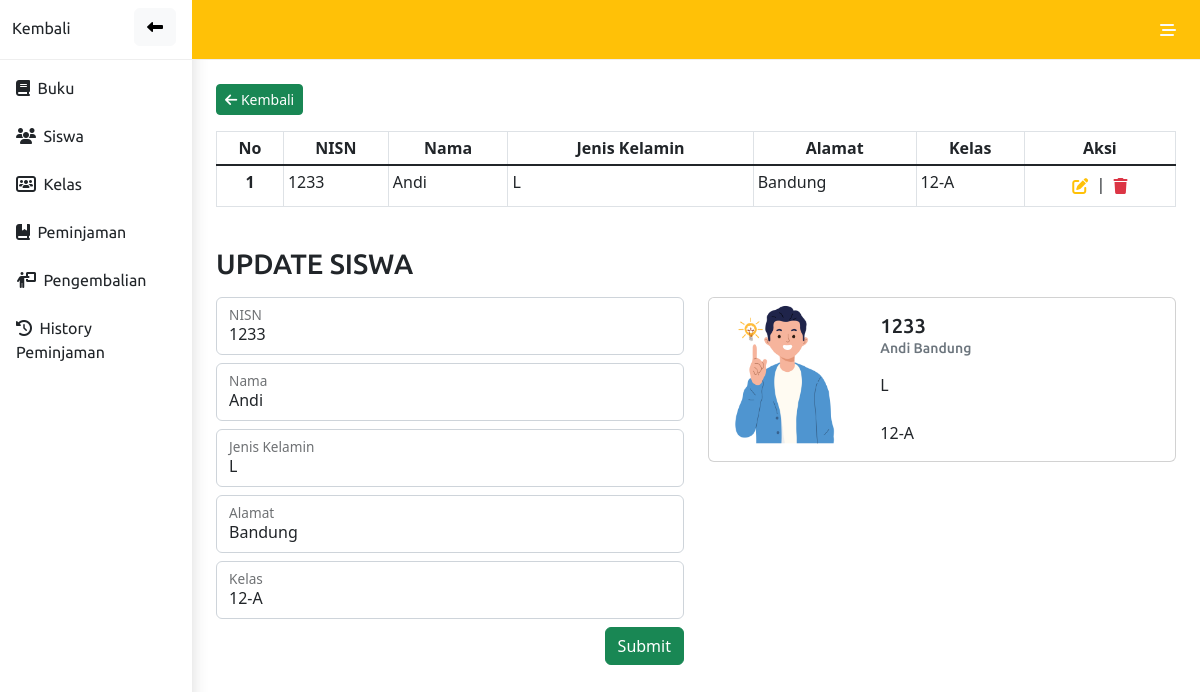
The page /admin/edit_siswa.php?nis=1233 on the database its author committed.
### tables this page shows
CREATE TABLE `siswa` (
  `nis` int(11) NOT NULL,
  `nama` varchar(100) NOT NULL,
  `jenis_kelamin` enum('L','P') NOT NULL,
  `alamat` varchar(255) NOT NULL,
  `id_kelas` int(2) NOT NULL
);

CREATE TABLE `kelas` (
  `id_kelas` int(2) NOT NULL,
  `nama_kelas` varchar(50) NOT NULL
);

### config.php (called while the page is built, shortened)
<?php
$conn = mysqli_connect("localhost", "root", "", "perpus10");
function read($col, $tabel, $condisi){
    global $conn;
    $tampil = mysqli_query($conn, "SELECT $col FROM $tabel $condisi");
    return $tampil;
}
 ?>

### admin/edit_siswa.php (the view, shortened to what this page needs)
<?php
include '../config.php';
?>
<!DOCTYPE html>
<html lang="en">
<head>
    <link rel="stylesheet" type="text/css" href="https://cdn.datatables.net/1.12.1/css/jquery.dataTables.css">
</head>
<body>
    <?php include 'nav.php'?>
        <div class="container">
            <div class="container pt-4 m-auto">
                <a class="btn btn-sm btn-success mb-3" href="siswa.php"><i class="fa-solid fa-arrow-left"></i> Kembali</a>
                <table class="table table-sm table-hover table-bordered">
                    <thead class="text-center">
                        <tr>
                            <th>No</th>
                            <th>NISN</th>
                            <th>Nama</th>
                            <th>Jenis Kelamin</th>
                            <th>Alamat</th>
                            <th>Kelas</th>
                            <th>Aksi</th>
                        </tr>
                    </thead>
                    <tbody class="table-group-divider">
                        <?php
                            $no=0;
                            $nis = $_GET['nis'];
                            $siswa = read('s.nis, s.nama, s.jenis_kelamin, s.alamat, k.nama_kelas', 'siswa s JOIN kelas k ON s.id_kelas = k.id_kelas', "WHERE nis='$nis'");
                                    while($data = mysqli_fetch_assoc($siswa)){
                                    $no++;
                        ?>
                        <tr>
                            <th class="text-center" scope="row"><?=$no?></th>
                            <td><?=$data['nis']?></td>
                            <td><?=$data['nama']?></td>
                            <td><?=$data['jenis_kelamin']?></td>
                            <td><?=$data['alamat']?></td>
                            <td><?=$data['nama_kelas']?></td>
                            <td class="text text-center">
                                <button class="btn btn-polos p-1">
                                    <a class="text-warning" href="edit_siswa.php?id_buku=<?= $data['nis']; ?>">
                                        <i class="fa-solid fa-pen-to-square"></i>
                                    </a>
                                </button> |
                                <button class="btn btn-polos p-1">
                                    <a class="text-danger" href="hapus.php?nis=<?= $data['nis']; ?>"><i class="fa-solid fa-trash"></i></a>
                                </button>
                            </td>
                        </tr>
                        <?php
                            }
                        ?>
                    </tbody>
                </table>
                <div class="row">
                    <h3 class="text-start font mt-4 mb-3">UPDATE SISWA</h3>
                    <div class="col-md-6 col-12">
                        <?php
                        $nis = $_GET['nis'];
                        $siswa = read('s.nis, s.nama, s.jenis_kelamin, s.alamat, k.nama_kelas', 'siswa s JOIN kelas k ON s.id_kelas = k.id_kelas', "WHERE nis='$nis'");
                        while($editsiswa = mysqli_fetch_assoc($siswa)){
                        ?>
                        <form method="POST" enctype="multipart/form-data">
                            <div class="form-floating mb-2">
                                <input type="text" class="form-control" name="nis" id="nis" oninput="document.getElementById('tnis').innerHTML =  document.getElementById('nis').value" placeholder="nis" value="<?=$editsiswa['nis']?>">
                                <label>NISN</label>
                            </div>
                            <div class="form-floating mb-2">
                                <input type="text" class="form-control" name="nama" id="nama" oninput="document.getElementById('tnama').innerHTML =  document.getElementById('nama').value" placeholder="nama" value="<?=$editsiswa['nama']?>">
                                <label>Nama</label>
                            </div>
                            <div class="form-floating mb-2">
                                <select class="form-control text-start" name="kelamin">
                                    <?php
                                    echo "<option value=$editsiswa[jenis_kelamin]>$editsiswa[jenis_kelamin]</option>";
                                    ?>
                                </select>
                                <label>Jenis Kelamin</label>
                            </div>
                            <div class="form-floating mb-2">
                                <input type="text" class="form-control" name="alamat" id="alamat" oninput="document.getElementById('talamat').innerHTML =  document.getElementById('alamat').value" placeholder="alamat" value="<?=$editsiswa['alamat']?>">
                                <label>Alamat</label>
                            </div>
                            <div class="form-floating mb-2">
                                    <select class="form-control text-start" name="kelas">
                                        <?php
                                        echo "<option value=$editsiswa[nama_kelas]>$editsiswa[nama_kelas]</option>";
                                        ?>
                                    </select>
                                <label>Kelas</label>
                            </div>
                            <div class="d-flex justify-content-end">
                                <input class="btn btn-success" type="submit" name="update" value="Submit">
                            </div>
                        </form>
                    </div>
                    <div class="col-md-6 col-12">
                    <div class="card mb-3" style="max-width: 540px;">
                        <div class="row g-0">
                            <div class="col-md-4">
                            <img id="foto" src="../assets/img/person.jpg" class="img-fluid rounded-start" alt="">
                            </div>
                            <div class="col-md-8">
                            <div class="card-body">
                                <h5 class="font card-title mb-0 pb-0" id="tnis"><?=$editsiswa['nis']?></h5>
                                <h6 class="card-text mt-0 pt-0"><small class="font text-muted"><span id="tnama"><?=$editsiswa['nama']?></span><span id="talamat"><?=' '.$editsiswa['alamat']?></span></small></h6>
                                <p class="card-text pt-2" id="tkelamin"><?=$editsiswa['jenis_kelamin']?></p>
                                <p class="card-text pt-2" id="tkelas"><?=$editsiswa['nama_kelas']?></p>
                            </div>
                            </div>
                        </div>
                    </div>
                    </div>
                    <?php
                        }
                    ?>
                </div>
            </div>
        </div>
</body>
</html>

### admin/style.css (style rules this page uses)
.btn-polos { border: none; }

### admin/nav.php (style rules this page uses)
.font { font-family: 'Ubuntu'; }
a { text-decoration: none !important; }

### rows shown on the page
siswa: nis "1233", nama "Andi", jenis_kelamin "L", alamat "Bandung", id_kelas.nama_kelas "12-A", kelamin "L", kelas "12-A"
